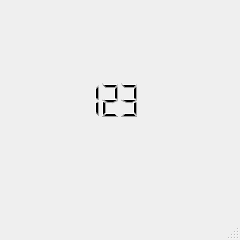
<?xml version="1.0" encoding="UTF-8"?>
<ui version="4.0">
 <class>MainWindow</class>
 <widget class="QMainWindow" name="MainWindow">
  <property name="geometry">
   <rect>
    <x>0</x>
    <y>0</y>
    <width>240</width>
    <height>240</height>
   </rect>
  </property>
  <property name="windowTitle">
   <string>MainWindow</string>
  </property>
  <widget class="QWidget" name="centralwidget">
   <widget class="QLabel" name="label">
    <property name="geometry">
     <rect>
      <x>0</x>
      <y>0</y>
      <width>240</width>
      <height>240</height>
     </rect>
    </property>
    <property name="frameShape">
     <enum>QFrame::NoFrame</enum>
    </property>
    <property name="text">
     <string/>
    </property>
    <property name="pixmap">
     <pixmap resource="Graphic.qrc">:/backgroud/image/Taplo_GUi.jpg</pixmap>
    </property>
   </widget>
   <widget class="QLabel" name="label_2">
    <property name="geometry">
     <rect>
      <x>20</x>
      <y>20</y>
      <width>31</width>
      <height>31</height>
     </rect>
    </property>
    <property name="text">
     <string/>
    </property>
    <property name="pixmap">
     <pixmap resource="Graphic.qrc">:/turn-signal/image/Re-Trai.jpg</pixmap>
    </property>
   </widget>
   <widget class="QLabel" name="label_3">
    <property name="geometry">
     <rect>
      <x>180</x>
      <y>20</y>
      <width>71</width>
      <height>31</height>
     </rect>
    </property>
    <property name="text">
     <string/>
    </property>
    <property name="pixmap">
     <pixmap resource="Graphic.qrc">:/turn-signal/image/Re-Phai.jpg</pixmap>
    </property>
   </widget>
   <widget class="QLCDNumber" name="lcdNumber">
    <property name="geometry">
     <rect>
      <x>80</x>
      <y>80</y>
      <width>61</width>
      <height>41</height>
     </rect>
    </property>
    <property name="frameShape">
     <enum>QFrame::NoFrame</enum>
    </property>
    <property name="smallDecimalPoint">
     <bool>false</bool>
    </property>
    <property name="digitCount">
     <number>3</number>
    </property>
    <property name="value" stdset="0">
     <double>123.000000000000000</double>
    </property>
   </widget>
  </widget>
  <widget class="QMenuBar" name="menubar">
   <property name="geometry">
    <rect>
     <x>0</x>
     <y>0</y>
     <width>240</width>
     <height>22</height>
    </rect>
   </property>
  </widget>
  <widget class="QStatusBar" name="statusbar"/>
 </widget>
 <resources>
  <include location="Graphic.qrc"/>
 </resources>
 <connections/>
</ui>
